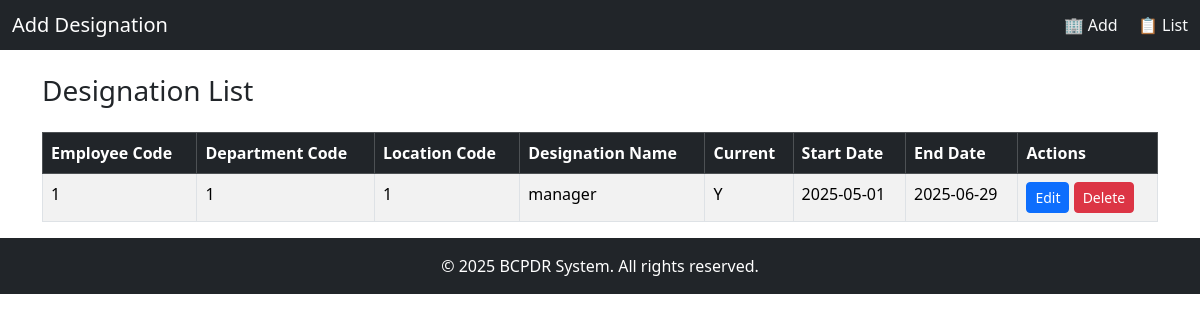
Screenshot of /Designation_repository/list_designation_repository.php with the database file from the repository.
### tables this page shows
CREATE TABLE `designation_repository` (
  `EmployeeCode` varchar(10) DEFAULT NULL,
  `DepartmentCode` varchar(10) DEFAULT NULL,
  `LocationCode` varchar(10) DEFAULT NULL,
  `DesignationName` varchar(40) DEFAULT NULL,
  `CurrentInPosition` char(1) DEFAULT NULL CHECK (`CurrentInPosition` in ('Y','N')),
  `StartDate` date DEFAULT NULL,
  `EndDate` date DEFAULT NULL
);

### Designation_repository/list_designation_repository.php (the view, shortened to what this page needs)
<?php
$conn = new mysqli("localhost", "root", "", "BCPDR");
$query = "SELECT * FROM DESIGNATION_REPOSITORY ORDER BY EmployeeCode ASC";
$result = $conn->query($query);
?>
<!DOCTYPE html>
<html>
<head>
    <link href="https://cdn.jsdelivr.net/npm/bootstrap@5.3.3/dist/css/bootstrap.min.css" rel="stylesheet">
</head>
<body>
<nav class="navbar navbar-dark bg-dark">
    <div class="container-fluid">
        <span class="navbar-brand mb-0 h1">Add Designation</span>
        <span class="text-light">
            <a href="add_designation_repository.php" class="text-light text-decoration-none me-3">🏢 Add </a>
            <a href="list_designation_repository.php" class="text-light text-decoration-none">📋 List</a>
        </span>
    </div>
</nav>
<div class="container mt-4">
    <h3 class="mb-4">Designation List</h3>
    <table class="table table-bordered table-striped">
        <thead class="table-dark">
            <tr>
                <th>Employee Code</th>
                <th>Department Code</th>
                <th>Location Code</th>
                <th>Designation Name</th>
                <th>Current</th>
                <th>Start Date</th>
                <th>End Date</th>
                <th>Actions</th>
            </tr>
        </thead>
        <tbody>
        <?php while ($row = $result->fetch_assoc()): ?>
            <tr>
                <td><?= htmlspecialchars($row['EmployeeCode']) ?></td>
                <td><?= htmlspecialchars($row['DepartmentCode']) ?></td>
                <td><?= htmlspecialchars($row['LocationCode']) ?></td>
                <td><?= htmlspecialchars($row['DesignationName']) ?></td>
                <td><?= htmlspecialchars($row['CurrentInPosition']) ?></td>
                <td><?= htmlspecialchars($row['StartDate']) ?></td>
                <td><?= $row['EndDate'] ? htmlspecialchars($row['EndDate']) : '--' ?></td>
                <td>
                    <a href="edit_designation_repository.php?emp=<?= urlencode($row['EmployeeCode']) ?>" class="btn btn-sm btn-primary">Edit</a>
                    <a href="delete_designation_repository.php?emp=<?= urlencode($row['EmployeeCode']) ?>" class="btn btn-sm btn-danger" onclick="return confirm('Delete this entry?');">Delete</a>
                </td>
            </tr>
        <?php endwhile; ?>
        </tbody>
    </table>
</div>
<footer class="bg-dark text-white text-center py-3">
    © 2025 BCPDR System. All rights reserved.
</footer>
</body>
</html>

### rows the page displays
designation_repository: EmployeeCode "1", DepartmentCode "1", LocationCode "1", DesignationName "manager", CurrentInPosition "Y", StartDate "2025-05-01", EndDate "2025-06-29"
